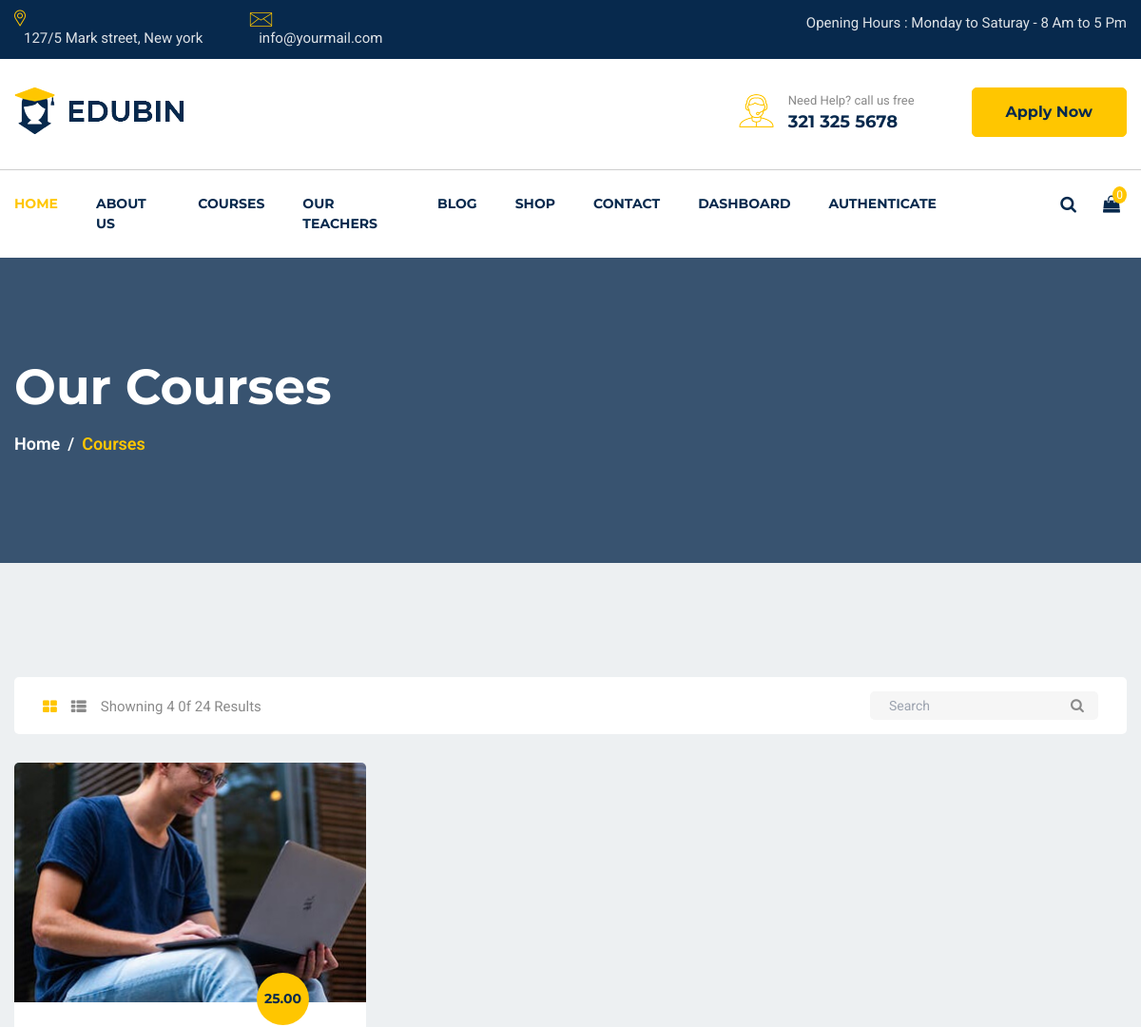
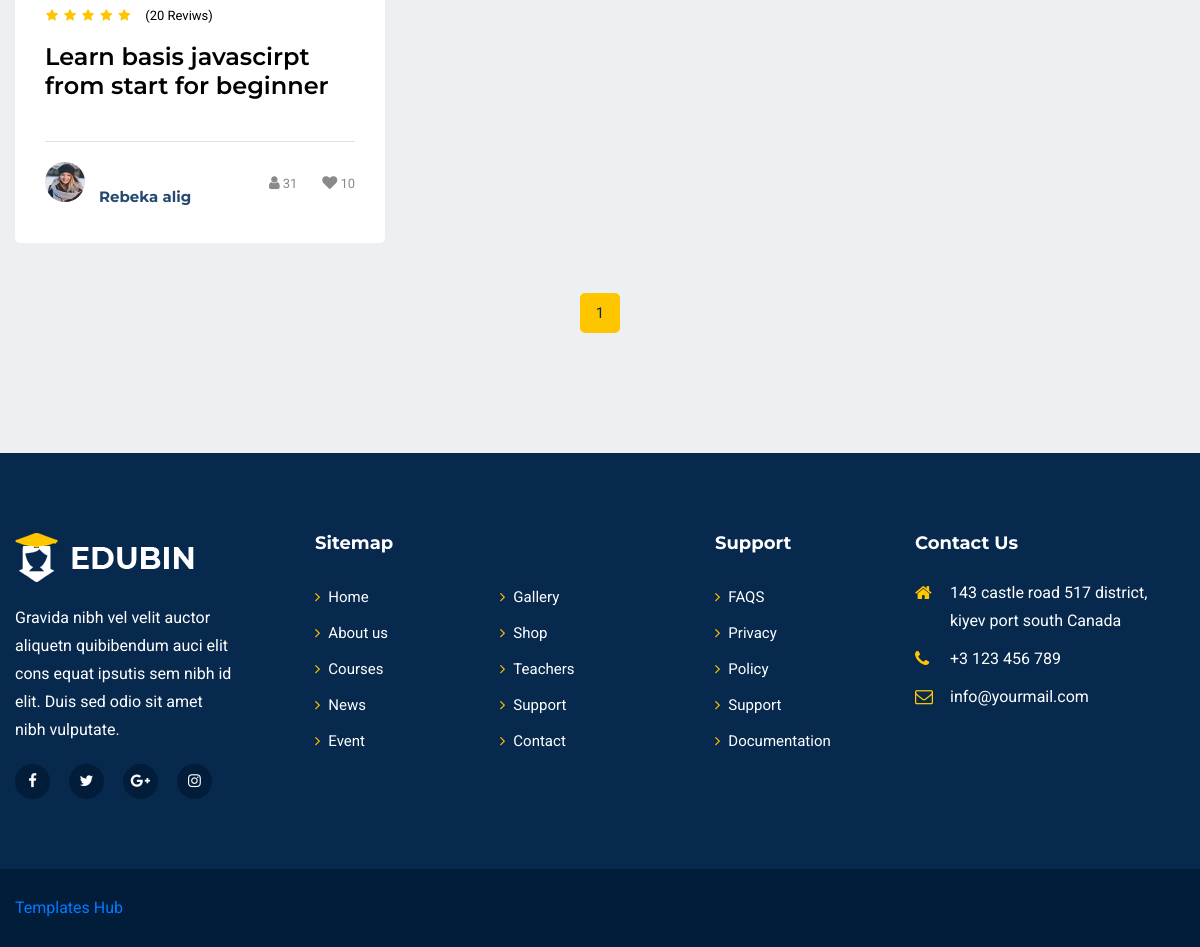
Page /mentor/courses on the committed database (2 pictures, top to bottom).
### mentor/models.py (models this page shows, shortened)
class Course(models.Model):
    name = models.CharField(max_length=200)
    teacher = models.ForeignKey(Teacher, on_delete=models.CASCADE, related_name='courses_taught')
    students = models.ManyToManyField(Student, related_name='courses_enrolled', blank=True)
    favorite = models.ManyToManyField(Student, related_name='courses_favorite', blank=True)
    category = models.ForeignKey(Category,on_delete=models.CASCADE, related_name='category')
    duration_hours = models.IntegerField(default=10)
    lectures = models.IntegerField(default=9)
    quizzes = models.IntegerField(default=5)
    price = models.DecimalField(max_digits=10, decimal_places=2)
    course_summary = models.TextField()
    requirements = models.TextField()
    image = models.ImageField(upload_to='course_image', null=True, blank=True)
    created_at = models.DateTimeField(auto_now_add=True,null=True)

class Teacher(models.Model):
    teacher = models.ForeignKey(User,on_delete=models.CASCADE,related_name='teacher')
    image = models.ImageField(upload_to='teacher_images', null=True, blank=True)
    position = models.CharField(max_length=20)
    about = models.TextField(max_length=2000,null=False,blank=False)
    achievements = models.TextField(max_length=1500,null=False,blank=False)
    objectives = models.TextField(max_length=1500,null=False,blank=False)
    created_at = models.DateTimeField(auto_now_add=True,null=True)

### mentor/views.py (the view)
# urls.py: path('courses', views.courses, name="courses"),
def courses(request):
    queryset = models.Course.objects.all()
    paginator = Paginator(queryset, 6)
    page_number = request.GET.get('page')
    page_obj = paginator.get_page(page_number)
    return render(request,'mentor/courses.html',{'page_obj':page_obj})

### mentor/templates/mentor/courses.html (shortened to what this page needs)
{% extends 'mentor/base.html' %}
{% load static %}
  {% block content %}
    <section id="page-banner" class="pt-105 pb-110 bg_cover" data-overlay="8" style="background-image: url(images/page-banner-2.jpg' %})">
        <div class="container">
            <div class="row">
                <div class="col-lg-12">
                    <div class="page-banner-cont">
                        <h2>Our Courses</h2>
                        <nav aria-label="breadcrumb">
                            <ol class="breadcrumb">
                                <li class="breadcrumb-item"><a href="#">Home</a></li>
                                <li class="breadcrumb-item active" aria-current="page">Courses</li>
                            </ol>
                        </nav>
                    </div>
                </div>
            </div>
        </div>
    </section>
    <section id="courses-part" class="pt-120 pb-120 gray-bg">
        <div class="container">
            <div class="row">
                <div class="col-lg-12">
                    <div class="courses-top-search">
                        <ul class="nav float-left" id="myTab" role="tablist">
                            <li class="nav-item">
                                <a class="active" id="courses-grid-tab" data-toggle="tab" href="{% static '#courses-grid' %}" role="tab" aria-controls="courses-grid" aria-selected="true"><i class="fa fa-th-large"></i></a>
                            </li>
                            <li class="nav-item">
                                <a id="courses-list-tab" data-toggle="tab" href="{% static '#courses-list' %}" role="tab" aria-controls="courses-list" aria-selected="false"><i class="fa fa-th-list"></i></a>
                            </li>
                            <li class="nav-item">Showning 4 0f 24 Results</li>
                        </ul>
                        <div class="courses-search float-right">
                            <form action="#">
                                <input type="text" placeholder="Search">
                                <button type="button"><i class="fa fa-search"></i></button>
                            </form>
                        </div>
                    </div>
                </div>
            </div>
            <div class="tab-content" id="myTabContent">
              <div class="tab-pane fade show active" id="courses-grid" role="tabpanel" aria-labelledby="courses-grid-tab">
                    <div class="row">
                        {% for item in page_obj %}
                            <div class="col-lg-4 col-md-6">
                                <div class="singel-course mt-30">
                                    <div class="thum">
                                        <div class="image">
                                            <img src={{item.image.url}} alt="Course">
                                        </div>
                                        <div class="price">
                                            <span>{{item.price}}</span>
                                        </div>
                                    </div>
                                    <div class="cont">
                                        <ul>
                                            <li><i class="fa fa-star"></i></li>
                                            <li><i class="fa fa-star"></i></li>
                                            <li><i class="fa fa-star"></i></li>
                                            <li><i class="fa fa-star"></i></li>
                                            <li><i class="fa fa-star"></i></li>
                                        </ul>
                                        <span>(20 Reviws)</span>
                                        <a href="{% url 'mentor:courses-single' item.id %}"><h4>Learn basis javascirpt from start for beginner</h4></a>
                                        <div class="course-teacher">
                                            <div class="thum">
                                                <a href=" '#"><img src={{item.teacher.image.url}} alt="teacher"></a>
                                            </div>
                                            <div class="name">
                                                <a href="#"><h6>{{item.teacher.teacher.username}}</h6></a>
                                            </div>
                                            <div class="admin">
                                                <ul>
                                                    <li><a href="#"><i class="fa fa-user"></i><span>31</span></a></li>
                                                    <li><a href="#"><i class="fa fa-heart"></i><span>10</span></a></li>
                                                </ul>
                                            </div>
                                        </div>
                                    </div>
                                </div>
                            </div>
                        {% endfor %}
                    </div>
                </div>
            </div>
            <div class="row">
                <div class="col-lg-12">
                    <nav class="courses-pagination mt-50">
                        <ul class="pagination justify-content-center">
                            <li class="page-item"><a href='#' class="active custom-li">{{ page_obj.number }}</a></li>
                        </ul>
                    </nav>
                </div>
            </div>
        </div>
    </section>
    {% endblock %}

### static/css/default.css (style rules this page uses)
.mt-30 { margin-top: 30px; }
.mt-50 { margin-top: 50px; }
.pt-105 { padding-top: 105px; }
.pt-120 { padding-top: 120px; }
.pb-110 { padding-bottom: 110px; }
.pb-120 { padding-bottom: 120px; }
.gray-bg { background: #edf0f2; }
[data-overlay] { position: relative; }
[data-overlay]::before { background: #07294d none repeat scroll 0 0; content: ""; height: 100%; left: 0; position: absolute; top: 0; width: 100%; z-index: 1; }
[data-overlay="8"]::before { opacity: 0.8; }

### rows in the picture
Course: image (picture), price "25.00", teacher.image (picture), teacher.teacher.username "Rebeka alig"

### other values in the picture
{{ page_obj.number }} "1"
